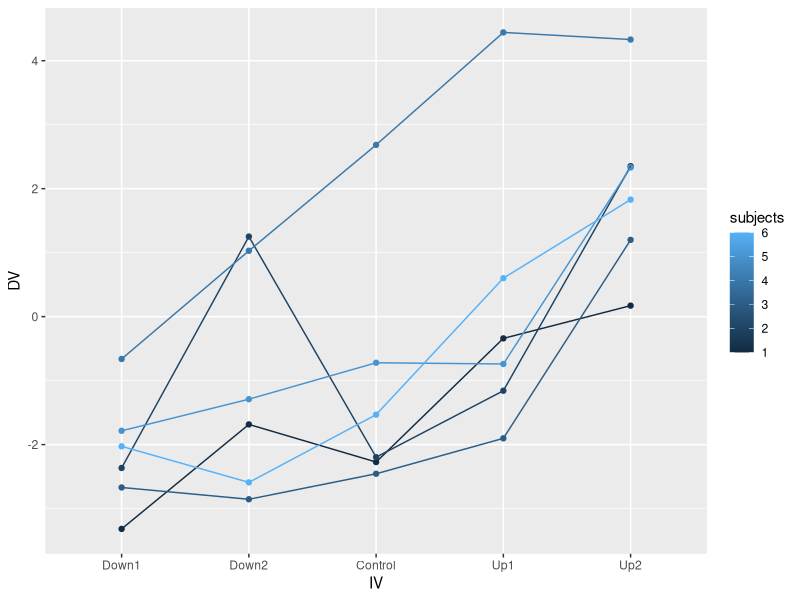
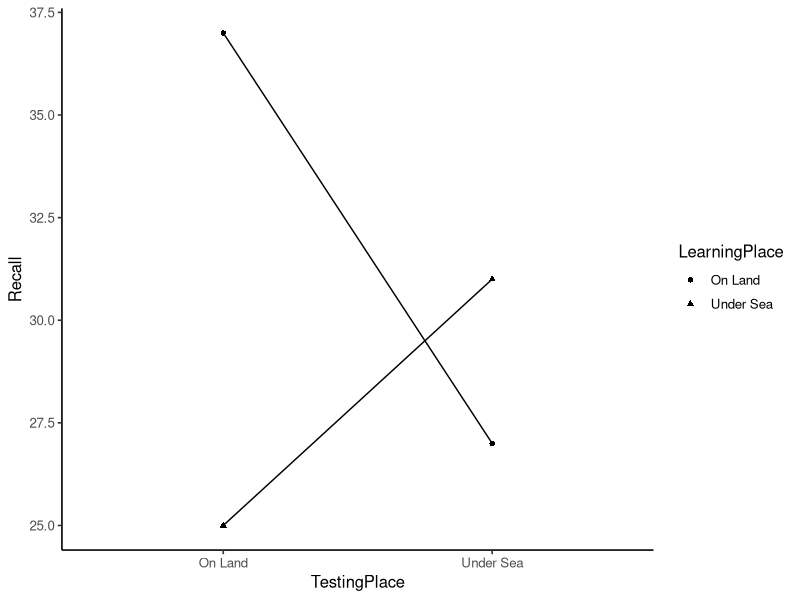

These figures' R source, in order: (Note: this script raises an error after producing the figures.)
## ---- chunk 1
knitr::opts_chunk$set(echo = TRUE)
## ---- chunk 2
library(ggplot2)
library(tibble)
library(dplyr)


sim_data <- tibble(
  subjects = rep(1:6,each=5),
  IV = rep(c("Down1","Down2", "Control","Up1","Up2"),6),
  DV = rnorm(6*5,c(-2,-1,0,1,2),1)
) %>%
  mutate(DV = DV+rep(rnorm(6,0,1), each=5))

sim_data$IV <-factor(sim_data$IV, levels = 
c("Down1","Down2", "Control","Up1","Up2"))

sim_data$subjects < as.factor(sim_data$subjects) 

ggplot(sim_data, aes(x=IV, y=DV, group=subjects,
                     color=subjects))+

  geom_point()+
  geom_line()

rnorm(6*5,c(-2,-1,0,1,2),1)






## ---- chunk 3

save_p <- c()
for ( i in 1:1000) {
  
sim_data <- tibble(
  subjects = rep(1:6,each=5),
  IV = rep(c("Down1","Down2", "Control","Up1","Up2"),6),
  DV = rnorm(6*5,c(-.2,-.1,0,.1,.2),1)
) %>%
  mutate(DV = DV+rep(rnorm(6,0,1), each=5))

  sim_data$IV <- factor(sim_data$IV, levels =
  c("Down1","Down2", "Control","Up1","Up2"))

sim_data$subjects <- as.factor(sim_data$subjects)

aov_out <- summary(aov(DV ~ IV + Error(subjects), sim_data))
save_p[i] <- aov_out[[2]]$`Error:Within`[[1]]$`Pr(>F)`[1]
}  

length (save_p[save_p < .05])/1000
                  
## ---- chunk 4

godden_baddeley <- tribble(~Subjects,~LearningPlace,~TestingPlace,~Recall,
        "s1","On Land","On Land",34,
        "s2","On Land","On Land",37,
        "s3","On Land","On Land",27,
        "s4","On Land","On Land",43,
        "s5","On Land","On Land",44,
        "s1","On Land","Under Sea",18,
        "s2","On Land","Under Sea",21,
        "s3","On Land","Under Sea",25,
        "s4","On Land","Under Sea",37,
        "s5","On Land","Under Sea",34,
        "s1","Under Sea","On Land",14,
        "s2","Under Sea","On Land",21,
        "s3","Under Sea","On Land",31,
        "s4","Under Sea","On Land",27,
        "s5","Under Sea","On Land",32,
        "s1","Under Sea","Under Sea",22,
        "s2","Under Sea","Under Sea",25,
        "s3","Under Sea","Under Sea",33,
        "s4","Under Sea","Under Sea",33,
        "s5","Under Sea","Under Sea",42
        )

# convert IVs to factors
godden_baddeley <- godden_baddeley %>%
  mutate(Subjects = as.factor(Subjects),
         LearningPlace = as.factor(LearningPlace),
         TestingPlace = as.factor(TestingPlace))

# run ANOVA
aov_out <- aov(Recall ~ LearningPlace*TestingPlace + Error(Subjects/(LearningPlace*TestingPlace)), godden_baddeley)

# print out ANOVA summary table
summary(aov_out)
#> 
#> Error: Subjects
#>           Df Sum Sq Mean Sq F value Pr(>F)
#> Residuals  4    680     170               
#> 
#> Error: Subjects:LearningPlace
#>               Df Sum Sq Mean Sq F value Pr(>F)
#> LearningPlace  1     80      80       2   0.23
#> Residuals      4    160      40               
#> 
#> Error: Subjects:TestingPlace
#>              Df Sum Sq Mean Sq F value Pr(>F)
#> TestingPlace  1     20      20     2.5  0.189
#> Residuals     4     32       8               
#> 
#> Error: Subjects:LearningPlace:TestingPlace
#>                            Df Sum Sq Mean Sq F value Pr(>F)  
#> LearningPlace:TestingPlace  1    320     320      20 0.0111 *
#> Residuals                   4     64      16                 
#> ---
#> Signif. codes:  0 '***' 0.001 '**' 0.01 '*' 0.05 '.' 0.1 ' ' 1

# generate plot of means
library(ggplot2)

ggplot(godden_baddeley, aes(x=TestingPlace,
                            y=Recall,
                            shape=LearningPlace,
                            group=LearningPlace))+
  geom_point(stat="summary",fun="mean")+
  geom_line(stat="summary",fun="mean")+
  theme_classic(base_size=12)


#### one-sample t test

# main effect of learning place

testing_place_means <- godden_baddeley %>%
  group_by(Subjects,TestingPlace) %>%
  summarize(mean_recall = mean(Recall))

t.test(mean_recall ~ TestingPlace, paired=TRUE, data=testing_place_means)



# interaction

 LL <- godden_baddeley %>%
  filter(LearningPlace == "On Land",
         TestingPlace == "On Land") %>%
    pull(Recall)
  
  
 LS <- godden_baddeley %>%
  filter(LearningPlace == "On Land",
         TestingPlace == "Under Sea")%>%
   pull(Recall)
  
  
 LL - LS
  
  
 SL <- godden_baddeley %>%
  filter(LearningPlace == "Under Sea",
         TestingPlace == "On Land") %>%
    pull(Recall)
  
  
 SS <- godden_baddeley %>%
  filter(LearningPlace == "Under Sea",
         TestingPlace == "Under Sea")%>%
   pull(Recall)
  
 SL - SS

t.test((LL - LS) - (SL - SS), mu=0)

  
